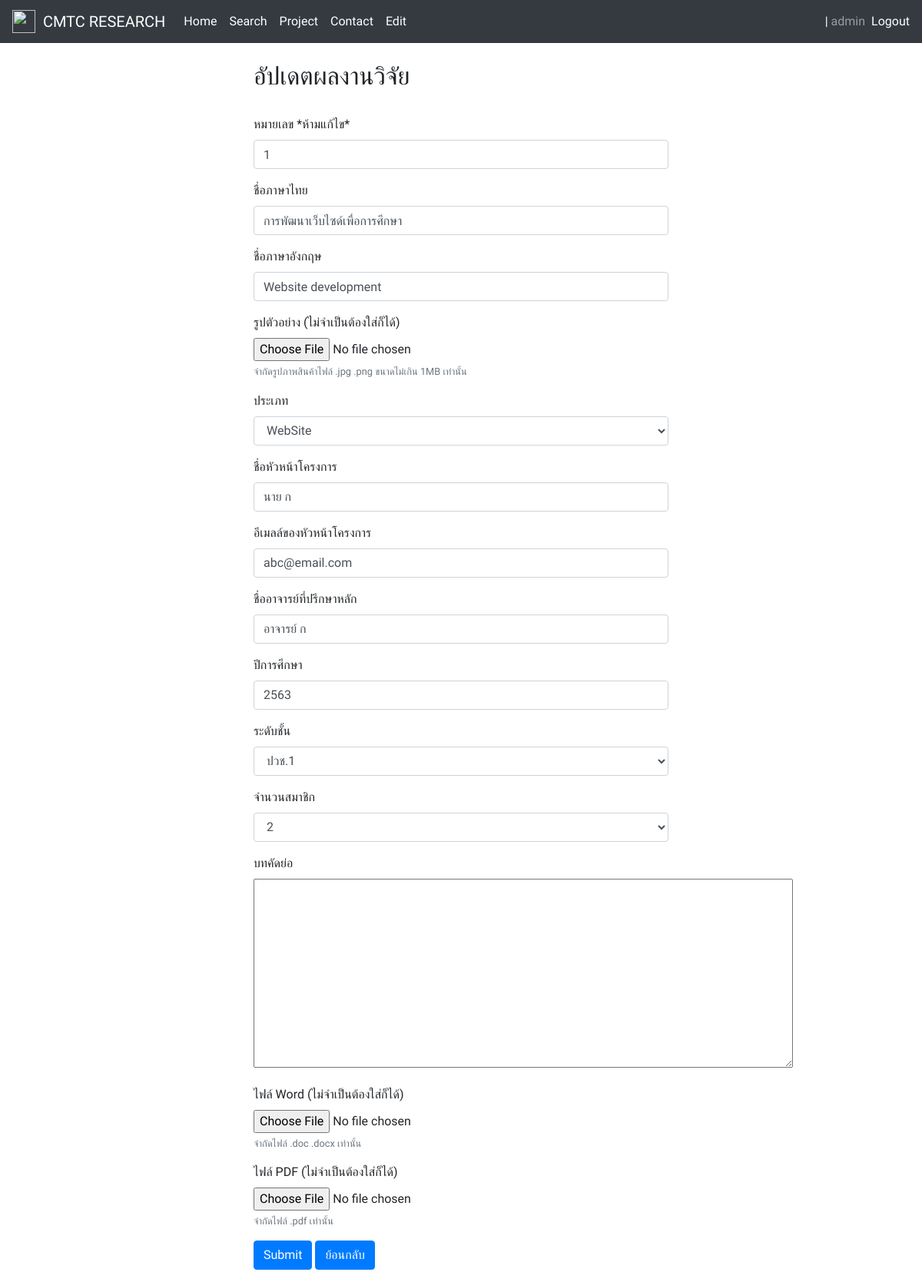
The page /EditPage/UpdatePage.php?id=1 (signed in) on the database its author committed.
### tables this page shows
CREATE TABLE `researchs` (
  `research_No` int(64) NOT NULL,
  `research_NameThai` varchar(64) NOT NULL,
  `research_NameEnglish` varchar(64) NOT NULL,
  `research_Image` varchar(255) DEFAULT NULL,
  `research_Type` varchar(64) NOT NULL,
  `research_ProjectLeaderName` varchar(64) NOT NULL,
  `research_ProjectLeaderEmail` varchar(64) NOT NULL,
  `research_AdvisorName` varchar(64) NOT NULL,
  `research_YearCompletion` int(4) NOT NULL,
  `research_StudentClass` varchar(64) NOT NULL,
  `research_Member` int(64) NOT NULL,
  `research_Text` text DEFAULT NULL,
  `research_FileWord` varchar(255) DEFAULT NULL,
  `research_FilePDF` varchar(255) DEFAULT NULL,
  `research_TimeStamp` timestamp NOT NULL DEFAULT current_timestamp() ON UPDATE current_timestamp()
);

### EditPage/UpdatePage.php (the view, shortened to what this page needs)
<?php
    include_once "../Connection/db.php";
?>
<!doctype html>
<html lang="en">
<head>
    <link rel="stylesheet" href="https://stackpath.bootstrapcdn.com/bootstrap/4.4.1/css/bootstrap.min.css"
>
</head>
<body>
    <nav class="navbar navbar-expand-lg navbar-dark bg-dark">
    <img src="../img/itcmtc.png" width="30" height="30">
        <a class="navbar-brand" href="#">&nbsp; CMTC RESEARCH</a>
        <div class="collapse navbar-collapse" id="navbarText">
            <ul class="navbar-nav mr-auto">
                <li class="nav-item active">
                    <a class="nav-link" href="../HomePage/Home.php">Home</a>
                </li>
                <li class="nav-item active">
                    <a class="nav-link" href="../SearchPage/Search.php">Search</a>
                </li>
                <li class="nav-item active">
                    <a class="nav-link" href="../ProjectPage/Project.php">Project</a>
                </li>
                <li class="nav-item active">
                    <a class="nav-link" href="../ContactPage/Contact.php">Contact</a>
                </li>
                <?php if(isset($_SESSION["admin"])) { ?>
                <li class="nav-item active">
                  <a class="nav-link" href="../EditPage/Edit.php">Edit</a>
                </li>
                <?php }?>
            </ul>
            <?php if(!isset($_SESSION["username"])) { ?>
            <span class="navbar-text">
                <a href="../Login/LoginPage.php">Login</a>
            </span>
            <?php } else { ?>
            <span class="navbar-text">
              <a>&nbsp;|&nbsp;</a>
            </span>
            <span class="navbar-text mr-2">
                <?php echo $_SESSION["username"]; ?>
            </span>
            <span class="navbar-text">
                <a href="../Login/Process/LogoutPageProcess.php">Logout</a>
            </span>
            <?php } ?>
        </div>
    </nav>
    <section id="add-researchs" class="pt-4">
        <div class="container">
            <div class="row">
            <div class="col-3" ></div>
                <div class="col-6" >
                <h2>อัปเดตผลงานวิจัย</h2>
            </div><br>
            </div><br>
            <div class="row">
            <div class="col-3" ></div>
                <div class="col-6" >
            <?php if(!empty($_GET["id"])) { ?>
                    <?php
                    $research_No = $_GET["id"];
                    $readResearch = "SELECT * FROM researchs WHERE research_No = $research_No";
                    $readResearchResult = mysqli_query($conn, $readResearch);
                    if (mysqli_num_rows($readResearchResult) > 0) {
                        $row = mysqli_fetch_assoc($readResearchResult)
                    ?>
                <form method="POST" action="Process/UpdateResearch.php" enctype="multipart/form-data" class="update-form">
                    <div class="form-group">
                        <label for="research-no">หมายเลข</label>
                        <label for="research-no">*ห้ามแก้ไข*</label>
                        <input id="research-no" name="research-no" placeholder="" type="text"
                            class="form-control" required="required" value="<?php echo $row["research_No"] ?>">
                    </div>
                    <div class="form-group">
                        <label for="research-name-thai">ชื่อภาษาไทย</label>
                        <input id="research-name-thai" name="research-name-thai" placeholder="" type="text"
                            class="form-control" required="required" value="<?php echo $row["research_NameThai"] ?>">
                    </div>
                    <div class="form-group">
                        <label for="research-name-english">ชื่อภาษาอังกฤษ</label>
                        <input id="research-name-english" name="research-name-english" placeholder="" type="text"
                            class="form-control" required="required" value="<?php echo $row["research_NameEnglish"] ?>">
                    </div>
                    <div class="form-group">
                        <label for="research-image">รูปตัวอย่าง (ไม่จำเป็นต้องใส่ก็ได้) </label>
                        <input type="file" class="form-control-file" name="research-image" aria-describedby="fileHelpId"
                            accept="image/png, image/jpeg">
                        <small id="fileHelpId" class="form-text text-muted">จำกัดรูปภาพสินค้าไฟล์ .jpg .png ขนาดไม่เกิน 1MB เท่านั้น</small>
                    </div>
                    <div class="form-group">
                        <label for="research-type">ประเภท</label>
                        <select class="form-control" name="research-type" id="exampleFormControlSelect1">
                            <option>WebSite</option>
                        </select>
                    </div>
                    <div class="form-group">
                        <label for="research-name-projectleader">ชื่อหัวหน้าโครงการ</label>
                        <input id="research-name-projectleader" name="research-name-projectleader" placeholder="" type="text"
                            class="form-control" required="required" value="<?php echo $row["research_ProjectLeaderName"] ?>">
                    </div>
                    <div class="form-group">
                        <label for="research-email-projectleader">อีเมลล์ของหัวหน้าโครงการ</label>
                        <input id="research-email-projectleader" name="research-email-projectleader" placeholder="" type="email"
                            class="form-control" required="required" value="<?php echo $row["research_ProjectLeaderEmail"] ?>">
                    </div>
                    <div class="form-group">
                        <label for="research-name-advisor">ชื่ออาจารย์ที่ปรึกษาหลัก</label>
                        <input id="research-name-advisor" name="research-name-advisor" placeholder="" type="text"
                            class="form-control" required="required" value="<?php echo $row["research_AdvisorName"] ?>">
                    </div>
                    <div class="form-group">
                        <label for="research-yearcompletion">ปีการศึกษา</label>
                        <input id="research-yearcompletion" name="research-yearcompletion" placeholder="" type="number"
                            class="form-control" required="required" value="<?php echo $row["research_YearCompletion"] ?>">
                    </div>
                    <div class="form-group">
                        <label for="research-studentclass">ระดับชั้น</label>
                        <select class="form-control" name="research-studentclass" id="exampleFormControlSelect1">
                            <option>ปวช.1</option>
                        </select>
                    </div>
                    <div class="form-group">
                        <label for="research-member">จำนวนสมาชิก</label>
                        <select class="form-control" name="research-member" id="exampleFormControlSelect1">
                            <option>2</option>
                        </select>
                    </div>
                    <div class="form-group">
                        <label for="research_text">บทคัดย่อ</label><br>
                        <textarea id="form-control" name="research-text" rows="10" cols="75"><?php echo $row["research_Text"] ?></textarea>
                    </div>
                    <div class="form-group">
                        <label for="research-image">ไฟล์ Word (ไม่จำเป็นต้องใส่ก็ได้) </label>
                        <input type="file" class="form-control-file" name="research_fileword" aria-describedby="fileHelpId"
                            accept=".doc, .docx">
                        <small id="fileHelpId" class="form-text text-muted">จำกัดไฟล์ .doc .docx เท่านั้น</small>
                    </div>
                    <div class="form-group">
                        <label for="research-image">ไฟล์ PDF (ไม่จำเป็นต้องใส่ก็ได้) </label>
                        <input type="file" class="form-control-file" name="research_filepdf" aria-describedby="fileHelpId"
                            accept=".pdf">
                        <small id="fileHelpId" class="form-text text-muted">จำกัดไฟล์ .pdf เท่านั้น</small>
                    </div>
                    <div class="form-group">
                    <button name="submit" type="submit" class="btn btn-primary">Submit</button>
                    <a href="../SearchPage/Search.php" class="btn btn-primary">ย้อนกลับ</a>
                    </div>
                </form>
                <?php } else { ?>
                        ไม่พบข้อมูล
                    <?php } ?>
                <?php } ?>
            </div>
        </div>
    </section>
    </body>
</html>

### EditPage/UpdatePage.php (style rules this page uses)
body { font-family: 'Sarabun', sans-serif; }

### rows shown on the page
researchs: research-no "1", research-name-thai "การพัฒนาเว็บไซด์เพื่อการศึกษา", research-name-english "Website development", research-name-projectleader "นาย ก", research-email-projectleader "abc@email.com", research-name-advisor "อาจารย์ ก", research-yearcompletion "2563"

### other values the page prints
$_SESSION["username"] "admin"
